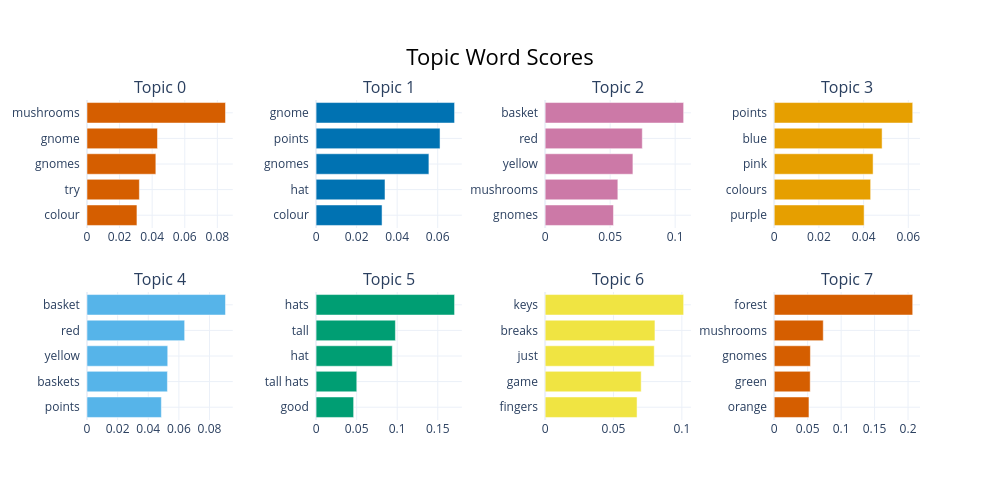

Write notebook code for a chart like this one.
### Code cell
topic_model.visualize_barchart(top_n_topics=9)

### Figure 1 — Plotly figure (JSON) as saved in the notebook; plotly's stock layout.template omitted (floating-point values rounded to 4 significant figures)
{"data": [{"marker": {"color": "#D55E00"}, "orientation": "h", "type": "bar", "x": [0.03065, 0.03214, 0.04225, 0.04325, 0.085], "xaxis": "x", "y": ["colour  ", "try  ", "gnomes  ", "gnome  ", "mushrooms  "], "yaxis": "y"}, {"marker": {"color": "#0072B2"}, "orientation": "h", "type": "bar", "x": [0.03255, 0.034, 0.05566, 0.06115, 0.06832], "xaxis": "x2", "y": ["colour  ", "hat  ", "gnomes  ", "points  ", "gnome  "], "yaxis": "y2"}, {"marker": {"color": "#CC79A7"}, "orientation": "h", "type": "bar", "x": [0.05255, 0.05592, 0.06751, 0.07473, 0.1065], "xaxis": "x3", "y": ["gnomes  ", "mushrooms  ", "yellow  ", "red  ", "basket  "], "yaxis": "y3"}, {"marker": {"color": "#E69F00"}, "orientation": "h", "type": "bar", "x": [0.04023, 0.04316, 0.04425, 0.04827, 0.06197], "xaxis": "x4", "y": ["purple  ", "colours  ", "pink  ", "blue  ", "points  "], "yaxis": "y4"}, {"marker": {"color": "#56B4E9"}, "orientation": "h", "type": "bar", "x": [0.04856, 0.05252, 0.05272, 0.06377, 0.09044], "xaxis": "x5", "y": ["points  ", "baskets  ", "yellow  ", "red  ", "basket  "], "yaxis": "y5"}, {"marker": {"color": "#009E73"}, "orientation": "h", "type": "bar", "x": [0.04627, 0.05016, 0.0939, 0.09776, 0.1707], "xaxis": "x6", "y": ["good  ", "tall hats  ", "hat  ", "tall  ", "hats  "], "yaxis": "y6"}, {"marker": {"color": "#F0E442"}, "orientation": "h", "type": "bar", "x": [0.06722, 0.07024, 0.0798, 0.08031, 0.1013], "xaxis": "x7", "y": ["fingers  ", "game  ", "just  ", "breaks  ", "keys  "], "yaxis": "y7"}, {"marker": {"color": "#D55E00"}, "orientation": "h", "type": "bar", "x": [0.05191, 0.05377, 0.05405, 0.0733, 0.207], "xaxis": "x8", "y": ["orange  ", "green  ", "gnomes  ", "mushrooms  ", "forest  "], "yaxis": "y8"}], "layout": {"annotations": [{"font": {"size": 16}, "showarrow": false, "text": "Topic 0", "x": 0.0875, "xanchor": "center", "xref": "paper", "y": 1, "yanchor": "bottom", "yref": "paper"}, {"font": {"size": 16}, "showarrow": false, "text": "Topic 1", "x": 0.3625, "xanchor": "center", "xref": "paper", "y": 1, "yanchor": "bottom", "yref": "paper"}, {"font": {"size": 16}, "showarrow": false, "text": "Topic 2", "x": 0.6375, "xanchor": "center", "xref": "paper", "y": 1, "yanchor": "bottom", "yref": "paper"}, {"font": {"size": 16}, "showarrow": false, "text": "Topic 3", "x": 0.9125, "xanchor": "center", "xref": "paper", "y": 1, "yanchor": "bottom", "yref": "paper"}, {"font": {"size": 16}, "showarrow": false, "text": "Topic 4", "x": 0.0875, "xanchor": "center", "xref": "paper", "y": 0.4, "yanchor": "bottom", "yref": "paper"}, {"font": {"size": 16}, "showarrow": false, "text": "Topic 5", "x": 0.3625, "xanchor": "center", "xref": "paper", "y": 0.4, "yanchor": "bottom", "yref": "paper"}, {"font": {"size": 16}, "showarrow": false, "text": "Topic 6", "x": 0.6375, "xanchor": "center", "xref": "paper", "y": 0.4, "yanchor": "bottom", "yref": "paper"}, {"font": {"size": 16}, "showarrow": false, "text": "Topic 7", "x": 0.9125, "xanchor": "center", "xref": "paper", "y": 0.4, "yanchor": "bottom", "yref": "paper"}], "height": 500, "hoverlabel": {"bgcolor": "white", "font": {"family": "Rockwell", "size": 16}}, "showlegend": false, "title": {"font": {"color": "Black", "size": 22}, "text": "Topic Word Scores", "x": 0.5, "xanchor": "center", "yanchor": "top"}, "width": 1000, "xaxis": {"anchor": "y", "domain": [0, 0.175], "showgrid": true}, "xaxis2": {"anchor": "y2", "domain": [0.275, 0.45], "showgrid": true}, "xaxis3": {"anchor": "y3", "domain": [0.55, 0.725], "showgrid": true}, "xaxis4": {"anchor": "y4", "domain": [0.825, 1], "showgrid": true}, "xaxis5": {"anchor": "y5", "domain": [0, 0.175], "showgrid": true}, "xaxis6": {"anchor": "y6", "domain": [0.275, 0.45], "showgrid": true}, "xaxis7": {"anchor": "y7", "domain": [0.55, 0.725], "showgrid": true}, "xaxis8": {"anchor": "y8", "domain": [0.825, 1], "showgrid": true}, "yaxis": {"anchor": "x", "domain": [0.6, 1], "showgrid": true}, "yaxis2": {"anchor": "x2", "domain": [0.6, 1], "showgrid": true}, "yaxis3": {"anchor": "x3", "domain": [0.6, 1], "showgrid": true}, "yaxis4": {"anchor": "x4", "domain": [0.6, 1], "showgrid": true}, "yaxis5": {"anchor": "x5", "domain": [0, 0.4], "showgrid": true}, "yaxis6": {"anchor": "x6", "domain": [0, 0.4], "showgrid": true}, "yaxis7": {"anchor": "x7", "domain": [0, 0.4], "showgrid": true}, "yaxis8": {"anchor": "x8", "domain": [0, 0.4], "showgrid": true}}}
